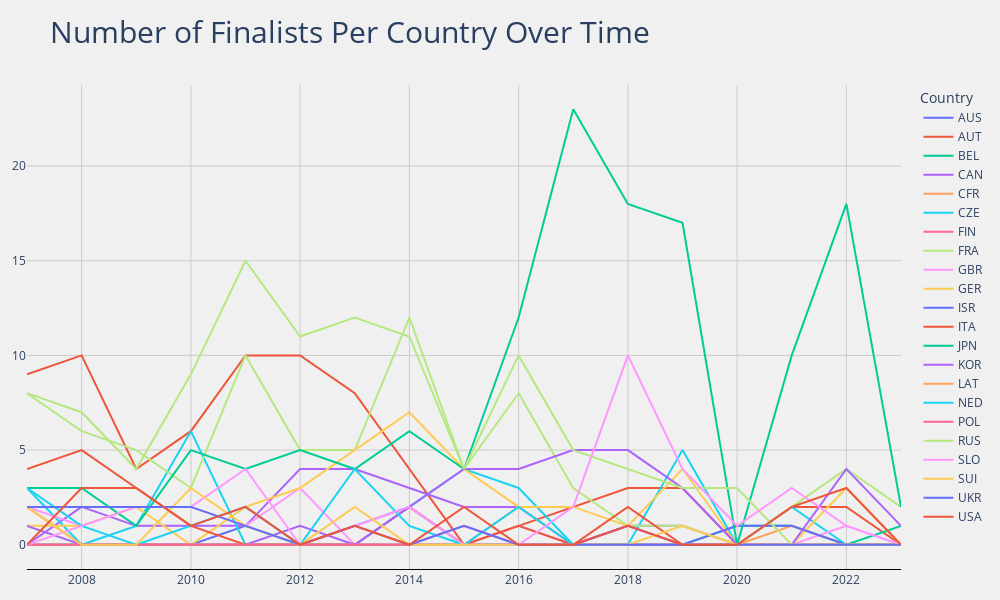

Here is the notebook cell this chart was saved with:
### Code cell
fig = px.line(country_perf,
              width=1000,
              height=600
             )
fig.update_layout(
    title=dict(text=title, font=dict(size=30)),
    plot_bgcolor='#f0f0f0',
    paper_bgcolor='#f0f0f0',
    yaxis_title=None,
    xaxis_title=None,
    margin=dict(l=25, r=25, t=85, b=25)
)
fig.update_xaxes(
    showline=True,
    linecolor='black',
    gridcolor='#cbcbcb'
)
fig.update_yaxes(
    showticklabels=True,
    gridcolor='#cbcbcb'
)

### Figure 1 — Plotly figure (JSON) as saved in the notebook; plotly's stock layout.template omitted (floating-point values rounded to 4 significant figures)
{"data": [{"hovertemplate": "Country=AUS<br>Year=%{x}<br>value=%{y}<extra></extra>", "legendgroup": "AUS", "line": {"color": "#636efa", "dash": "solid"}, "marker": {"symbol": "circle"}, "mode": "lines", "name": "AUS", "orientation": "v", "showlegend": true, "type": "scatter", "x": [2007, 2008, 2009, 2010, 2011, 2012, 2013, 2014, 2015, 2016, 2017, 2018, 2019, 2020, 2021, 2022, 2023], "xaxis": "x", "y": [0, 0, 0, 0, 1, 0, 1, 2, 0, 0, 0, 0, 0, 0, 0, 0, 0], "yaxis": "y"}, {"hovertemplate": "Country=AUT<br>Year=%{x}<br>value=%{y}<extra></extra>", "legendgroup": "AUT", "line": {"color": "#EF553B", "dash": "solid"}, "marker": {"symbol": "circle"}, "mode": "lines", "name": "AUT", "orientation": "v", "showlegend": true, "type": "scatter", "x": [2007, 2008, 2009, 2010, 2011, 2012, 2013, 2014, 2015, 2016, 2017, 2018, 2019, 2020, 2021, 2022, 2023], "xaxis": "x", "y": [9, 10, 4, 6, 10, 10, 8, 4, 0, 1, 2, 3, 3, 0, 2, 2, 0], "yaxis": "y"}, {"hovertemplate": "Country=BEL<br>Year=%{x}<br>value=%{y}<extra></extra>", "legendgroup": "BEL", "line": {"color": "#00cc96", "dash": "solid"}, "marker": {"symbol": "circle"}, "mode": "lines", "name": "BEL", "orientation": "v", "showlegend": true, "type": "scatter", "x": [2007, 2008, 2009, 2010, 2011, 2012, 2013, 2014, 2015, 2016, 2017, 2018, 2019, 2020, 2021, 2022, 2023], "xaxis": "x", "y": [0, 0, 0, 0, 0, 0, 0, 0, 0, 0, 0, 0, 0, 1, 1, 0, 1], "yaxis": "y"}, {"hovertemplate": "Country=CAN<br>Year=%{x}<br>value=%{y}<extra></extra>", "legendgroup": "CAN", "line": {"color": "#ab63fa", "dash": "solid"}, "marker": {"symbol": "circle"}, "mode": "lines", "name": "CAN", "orientation": "v", "showlegend": true, "type": "scatter", "x": [2007, 2008, 2009, 2010, 2011, 2012, 2013, 2014, 2015, 2016, 2017, 2018, 2019, 2020, 2021, 2022, 2023], "xaxis": "x", "y": [0, 2, 1, 1, 1, 4, 4, 3, 2, 2, 0, 1, 1, 0, 0, 0, 0], "yaxis": "y"}, {"hovertemplate": "Country=CFR<br>Year=%{x}<br>value=%{y}<extra></extra>", "legendgroup": "CFR", "line": {"color": "#FFA15A", "dash": "solid"}, "marker": {"symbol": "circle"}, "mode": "lines", "name": "CFR", "orientation": "v", "showlegend": true, "type": "scatter", "x": [2007, 2008, 2009, 2010, 2011, 2012, 2013, 2014, 2015, 2016, 2017, 2018, 2019, 2020, 2021, 2022, 2023], "xaxis": "x", "y": [0, 0, 0, 0, 0, 0, 0, 0, 0, 0, 0, 0, 0, 0, 1, 0, 0], "yaxis": "y"}, {"hovertemplate": "Country=CZE<br>Year=%{x}<br>value=%{y}<extra></extra>", "legendgroup": "CZE", "line": {"color": "#19d3f3", "dash": "solid"}, "marker": {"symbol": "circle"}, "mode": "lines", "name": "CZE", "orientation": "v", "showlegend": true, "type": "scatter", "x": [2007, 2008, 2009, 2010, 2011, 2012, 2013, 2014, 2015, 2016, 2017, 2018, 2019, 2020, 2021, 2022, 2023], "xaxis": "x", "y": [3, 0, 1, 6, 0, 0, 0, 2, 4, 3, 0, 0, 5, 0, 2, 0, 0], "yaxis": "y"}, {"hovertemplate": "Country=FIN<br>Year=%{x}<br>value=%{y}<extra></extra>", "legendgroup": "FIN", "line": {"color": "#FF6692", "dash": "solid"}, "marker": {"symbol": "circle"}, "mode": "lines", "name": "FIN", "orientation": "v", "showlegend": true, "type": "scatter", "x": [2007, 2008, 2009, 2010, 2011, 2012, 2013, 2014, 2015, 2016, 2017, 2018, 2019, 2020, 2021, 2022, 2023], "xaxis": "x", "y": [2, 0, 0, 0, 0, 0, 0, 0, 0, 0, 0, 0, 0, 0, 0, 0, 0], "yaxis": "y"}, {"hovertemplate": "Country=FRA<br>Year=%{x}<br>value=%{y}<extra></extra>", "legendgroup": "FRA", "line": {"color": "#B6E880", "dash": "solid"}, "marker": {"symbol": "circle"}, "mode": "lines", "name": "FRA", "orientation": "v", "showlegend": true, "type": "scatter", "x": [2007, 2008, 2009, 2010, 2011, 2012, 2013, 2014, 2015, 2016, 2017, 2018, 2019, 2020, 2021, 2022, 2023], "xaxis": "x", "y": [8, 6, 5, 3, 10, 5, 5, 12, 4, 8, 3, 1, 1, 0, 2, 4, 2], "yaxis": "y"}, {"hovertemplate": "Country=GBR<br>Year=%{x}<br>value=%{y}<extra></extra>", "legendgroup": "GBR", "line": {"color": "#FF97FF", "dash": "solid"}, "marker": {"symbol": "circle"}, "mode": "lines", "name": "GBR", "orientation": "v", "showlegend": true, "type": "scatter", "x": [2007, 2008, 2009, 2010, 2011, 2012, 2013, 2014, 2015, 2016, 2017, 2018, 2019, 2020, 2021, 2022, 2023], "xaxis": "x", "y": [2, 1, 2, 2, 1, 3, 0, 0, 0, 1, 0, 1, 0, 0, 0, 1, 0], "yaxis": "y"}, {"hovertemplate": "Country=GER<br>Year=%{x}<br>value=%{y}<extra></extra>", "legendgroup": "GER", "line": {"color": "#FECB52", "dash": "solid"}, "marker": {"symbol": "circle"}, "mode": "lines", "name": "GER", "orientation": "v", "showlegend": true, "type": "scatter", "x": [2007, 2008, 2009, 2010, 2011, 2012, 2013, 2014, 2015, 2016, 2017, 2018, 2019, 2020, 2021, 2022, 2023], "xaxis": "x", "y": [1, 1, 2, 0, 2, 3, 5, 7, 4, 2, 2, 1, 4, 0, 0, 3, 0], "yaxis": "y"}, {"hovertemplate": "Country=ISR<br>Year=%{x}<br>value=%{y}<extra></extra>", "legendgroup": "ISR", "line": {"color": "#636efa", "dash": "solid"}, "marker": {"symbol": "circle"}, "mode": "lines", "name": "ISR", "orientation": "v", "showlegend": true, "type": "scatter", "x": [2007, 2008, 2009, 2010, 2011, 2012, 2013, 2014, 2015, 2016, 2017, 2018, 2019, 2020, 2021, 2022, 2023], "xaxis": "x", "y": [0, 0, 0, 0, 0, 0, 0, 0, 0, 0, 0, 1, 0, 1, 1, 0, 0], "yaxis": "y"}, {"hovertemplate": "Country=ITA<br>Year=%{x}<br>value=%{y}<extra></extra>", "legendgroup": "ITA", "line": {"color": "#EF553B", "dash": "solid"}, "marker": {"symbol": "circle"}, "mode": "lines", "name": "ITA", "orientation": "v", "showlegend": true, "type": "scatter", "x": [2007, 2008, 2009, 2010, 2011, 2012, 2013, 2014, 2015, 2016, 2017, 2018, 2019, 2020, 2021, 2022, 2023], "xaxis": "x", "y": [4, 5, 3, 1, 0, 0, 0, 2, 0, 1, 0, 2, 0, 0, 0, 0, 0], "yaxis": "y"}, {"hovertemplate": "Country=JPN<br>Year=%{x}<br>value=%{y}<extra></extra>", "legendgroup": "JPN", "line": {"color": "#00cc96", "dash": "solid"}, "marker": {"symbol": "circle"}, "mode": "lines", "name": "JPN", "orientation": "v", "showlegend": true, "type": "scatter", "x": [2007, 2008, 2009, 2010, 2011, 2012, 2013, 2014, 2015, 2016, 2017, 2018, 2019, 2020, 2021, 2022, 2023], "xaxis": "x", "y": [3, 3, 1, 5, 4, 5, 4, 6, 4, 12, 23, 18, 17, 0, 10, 18, 2], "yaxis": "y"}, {"hovertemplate": "Country=KOR<br>Year=%{x}<br>value=%{y}<extra></extra>", "legendgroup": "KOR", "line": {"color": "#ab63fa", "dash": "solid"}, "marker": {"symbol": "circle"}, "mode": "lines", "name": "KOR", "orientation": "v", "showlegend": true, "type": "scatter", "x": [2007, 2008, 2009, 2010, 2011, 2012, 2013, 2014, 2015, 2016, 2017, 2018, 2019, 2020, 2021, 2022, 2023], "xaxis": "x", "y": [1, 0, 0, 0, 0, 1, 0, 2, 4, 4, 5, 5, 3, 0, 0, 4, 1], "yaxis": "y"}, {"hovertemplate": "Country=LAT<br>Year=%{x}<br>value=%{y}<extra></extra>", "legendgroup": "LAT", "line": {"color": "#FFA15A", "dash": "solid"}, "marker": {"symbol": "circle"}, "mode": "lines", "name": "LAT", "orientation": "v", "showlegend": true, "type": "scatter", "x": [2007, 2008, 2009, 2010, 2011, 2012, 2013, 2014, 2015, 2016, 2017, 2018, 2019, 2020, 2021, 2022, 2023], "xaxis": "x", "y": [0, 0, 0, 0, 0, 0, 0, 0, 0, 2, 0, 0, 0, 0, 0, 0, 0], "yaxis": "y"}, {"hovertemplate": "Country=NED<br>Year=%{x}<br>value=%{y}<extra></extra>", "legendgroup": "NED", "line": {"color": "#19d3f3", "dash": "solid"}, "marker": {"symbol": "circle"}, "mode": "lines", "name": "NED", "orientation": "v", "showlegend": true, "type": "scatter", "x": [2007, 2008, 2009, 2010, 2011, 2012, 2013, 2014, 2015, 2016, 2017, 2018, 2019, 2020, 2021, 2022, 2023], "xaxis": "x", "y": [3, 1, 0, 1, 2, 0, 4, 1, 0, 2, 0, 0, 0, 0, 0, 0, 0], "yaxis": "y"}, {"hovertemplate": "Country=POL<br>Year=%{x}<br>value=%{y}<extra></extra>", "legendgroup": "POL", "line": {"color": "#FF6692", "dash": "solid"}, "marker": {"symbol": "circle"}, "mode": "lines", "name": "POL", "orientation": "v", "showlegend": true, "type": "scatter", "x": [2007, 2008, 2009, 2010, 2011, 2012, 2013, 2014, 2015, 2016, 2017, 2018, 2019, 2020, 2021, 2022, 2023], "xaxis": "x", "y": [0, 0, 0, 0, 0, 0, 0, 0, 1, 0, 0, 0, 0, 0, 0, 0, 0], "yaxis": "y"}, {"hovertemplate": "Country=RUS<br>Year=%{x}<br>value=%{y}<extra></extra>", "legendgroup": "RUS", "line": {"color": "#B6E880", "dash": "solid"}, "marker": {"symbol": "circle"}, "mode": "lines", "name": "RUS", "orientation": "v", "showlegend": true, "type": "scatter", "x": [2007, 2008, 2009, 2010, 2011, 2012, 2013, 2014, 2015, 2016, 2017, 2018, 2019, 2020, 2021, 2022, 2023], "xaxis": "x", "y": [8, 7, 4, 9, 15, 11, 12, 11, 4, 10, 5, 4, 3, 3, 0, 0, 0], "yaxis": "y"}, {"hovertemplate": "Country=SLO<br>Year=%{x}<br>value=%{y}<extra></extra>", "legendgroup": "SLO", "line": {"color": "#FF97FF", "dash": "solid"}, "marker": {"symbol": "circle"}, "mode": "lines", "name": "SLO", "orientation": "v", "showlegend": true, "type": "scatter", "x": [2007, 2008, 2009, 2010, 2011, 2012, 2013, 2014, 2015, 2016, 2017, 2018, 2019, 2020, 2021, 2022, 2023], "xaxis": "x", "y": [0, 1, 2, 2, 4, 0, 1, 2, 0, 0, 2, 10, 4, 1, 3, 1, 0], "yaxis": "y"}, {"hovertemplate": "Country=SUI<br>Year=%{x}<br>value=%{y}<extra></extra>", "legendgroup": "SUI", "line": {"color": "#FECB52", "dash": "solid"}, "marker": {"symbol": "circle"}, "mode": "lines", "name": "SUI", "orientation": "v", "showlegend": true, "type": "scatter", "x": [2007, 2008, 2009, 2010, 2011, 2012, 2013, 2014, 2015, 2016, 2017, 2018, 2019, 2020, 2021, 2022, 2023], "xaxis": "x", "y": [2, 0, 0, 3, 1, 0, 2, 0, 0, 0, 0, 0, 1, 0, 0, 0, 0], "yaxis": "y"}, {"hovertemplate": "Country=UKR<br>Year=%{x}<br>value=%{y}<extra></extra>", "legendgroup": "UKR", "line": {"color": "#636efa", "dash": "solid"}, "marker": {"symbol": "circle"}, "mode": "lines", "name": "UKR", "orientation": "v", "showlegend": true, "type": "scatter", "x": [2007, 2008, 2009, 2010, 2011, 2012, 2013, 2014, 2015, 2016, 2017, 2018, 2019, 2020, 2021, 2022, 2023], "xaxis": "x", "y": [2, 2, 2, 2, 1, 0, 1, 0, 1, 0, 0, 0, 0, 0, 0, 0, 0], "yaxis": "y"}, {"hovertemplate": "Country=USA<br>Year=%{x}<br>value=%{y}<extra></extra>", "legendgroup": "USA", "line": {"color": "#EF553B", "dash": "solid"}, "marker": {"symbol": "circle"}, "mode": "lines", "name": "USA", "orientation": "v", "showlegend": true, "type": "scatter", "x": [2007, 2008, 2009, 2010, 2011, 2012, 2013, 2014, 2015, 2016, 2017, 2018, 2019, 2020, 2021, 2022, 2023], "xaxis": "x", "y": [0, 3, 3, 1, 2, 0, 1, 0, 2, 0, 0, 1, 0, 0, 2, 3, 0], "yaxis": "y"}], "layout": {"height": 600, "legend": {"title": {"text": "Country"}, "tracegroupgap": 0}, "margin": {"b": 25, "l": 25, "r": 25, "t": 85}, "paper_bgcolor": "#f0f0f0", "plot_bgcolor": "#f0f0f0", "title": {"font": {"size": 30}, "text": "Number of Finalists Per Country Over Time"}, "width": 1000, "xaxis": {"anchor": "y", "autorange": true, "domain": [0, 1], "gridcolor": "#cbcbcb", "linecolor": "black", "range": [2007, 2023], "showline": true, "title": {}, "type": "linear"}, "yaxis": {"anchor": "x", "autorange": true, "domain": [0, 1], "gridcolor": "#cbcbcb", "range": [-1.278, 24.28], "showticklabels": true, "title": {}, "type": "linear"}}}
